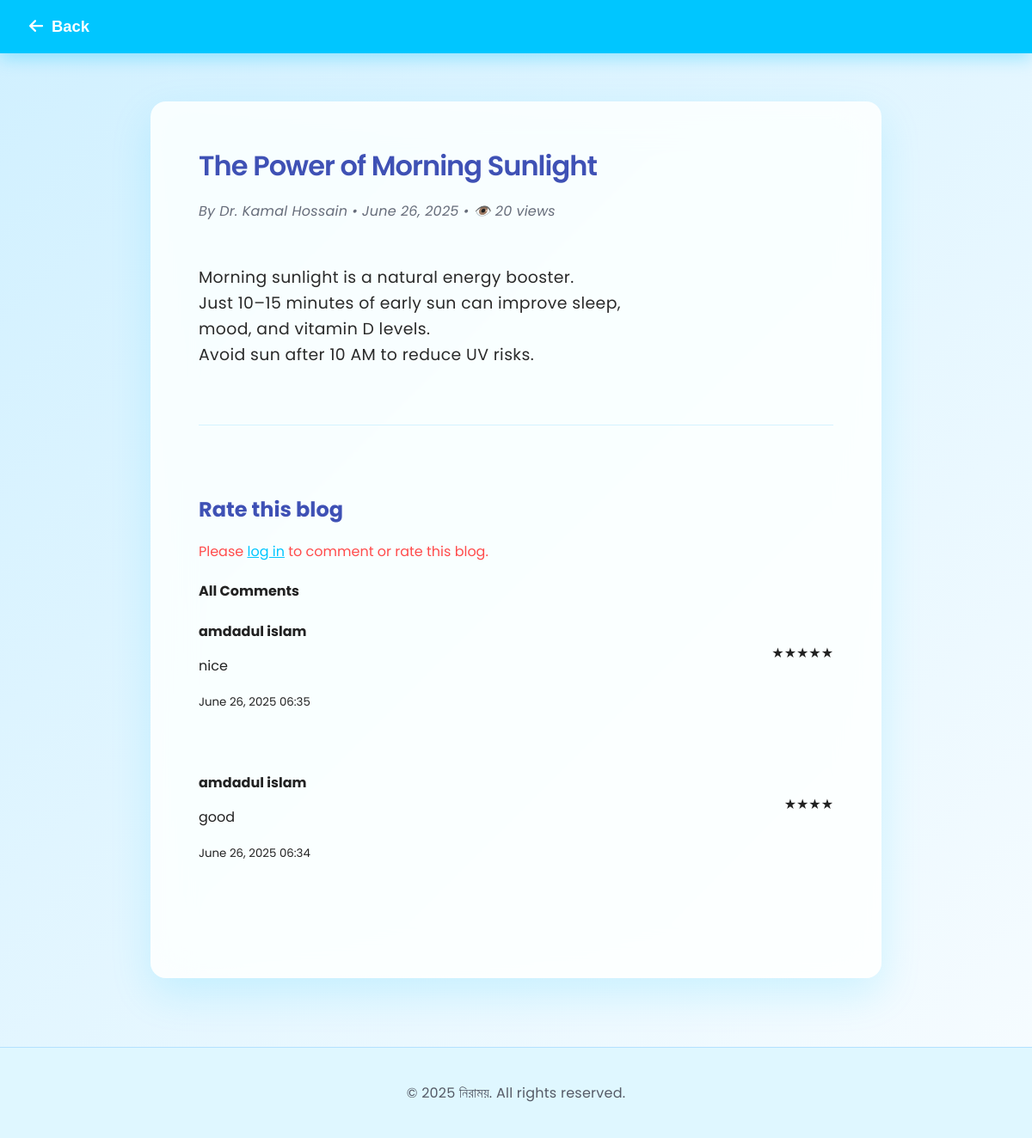
Page /Blogs/viewBlog.php?id=2 on the committed database.
### tables this page shows
CREATE TABLE `blog_posts` (
  `id` int(11) NOT NULL,
  `hospital_id` int(11) NOT NULL,
  `title` varchar(255) NOT NULL,
  `author` varchar(100) DEFAULT NULL,
  `thumbnail_url` varchar(500) DEFAULT NULL,
  `content` longtext NOT NULL,
  `tags` varchar(255) DEFAULT NULL,
  `created_at` timestamp NOT NULL DEFAULT current_timestamp(),
  `updated_at` timestamp NOT NULL DEFAULT current_timestamp() ON UPDATE current_timestamp(),
  `views` int(11) DEFAULT 0
);

CREATE TABLE `blog_ratings` (
  `id` int(11) NOT NULL,
  `blog_id` int(11) NOT NULL,
  `patient_id` int(11) NOT NULL,
  `rating` tinyint(4) NOT NULL CHECK (`rating` between 1 and 5),
  `comment` text DEFAULT NULL,
  `created_at` timestamp NOT NULL DEFAULT current_timestamp()
);

CREATE TABLE `patient_list` (
  `id` int(11) NOT NULL,
  `first_name` varchar(100) NOT NULL,
  `last_name` varchar(100) NOT NULL,
  `email` varchar(150) NOT NULL,
  `phone_no` varchar(20) NOT NULL,
  `password` varchar(255) NOT NULL,
  `gender` enum('Male','Female') NOT NULL
);

### Blogs/viewBlog.php (the view, shortened to what this page needs)
<?php
include "../Connection.php";
$blogId = isset($_GET['id']) ? (int)$_GET['id'] : 0;
$updateViewSql = "UPDATE blog_posts SET views = views + 1 WHERE id = $blogId";
mysqli_query($conn, $updateViewSql);
$sql = "SELECT b.*, h.name AS hospital_name
        FROM blog_posts b
        JOIN hospital_list h ON b.hospital_id = h.id
        WHERE b.id = $blogId";
$result = mysqli_query($conn, $sql);
$blog = mysqli_fetch_assoc($result);
$reviews = mysqli_query($conn, "
    SELECT r.*, p.first_name, p.last_name
    FROM blog_ratings r
    JOIN patient_list p ON r.patient_id = p.id
    WHERE r.blog_id = $blogId
    ORDER BY r.created_at DESC
");
?>
<!DOCTYPE html>
<html lang="en">
<head>
  <link rel="stylesheet" href="viewBlog.css" />
  <link rel="stylesheet" href="https://cdnjs.cloudflare.com/ajax/libs/font-awesome/6.5.0/css/all.min.css" />
</head>
<body>
<header class="minimal-header">
  <button onclick="history.back()" class="back-btn"><i class="fas fa-arrow-left"></i> Back</button>
</header>
<main class="blog-container">
  <div class="blog-content">
    <h2><?php echo htmlspecialchars($blog['title']); ?></h2>
    <p class="blog-meta">
      By <?php echo htmlspecialchars($blog['author'] ?: $blog['hospital_name']); ?> •
      <?php echo date('F j, Y', strtotime($blog['created_at'])); ?> •
      👁️ <?php echo (int)$blog['views']; ?> views
    </p>
    <div class="blog-body">
      <?php echo nl2br(htmlspecialchars($blog['content'])); ?>
    </div>
    <section class="rating-section">
      <h4>Rate this blog</h4>
      <?php if (isset($_SESSION['patient_logged_in']) && $_SESSION['patient_logged_in']): ?>
        <form method="post" class="rating-form">
          <div class="stars">
            <?php for ($i = 5; $i >= 1; $i--): ?>
              <input type="radio" name="rating" id="star<?php echo $i; ?>" value="<?php echo $i; ?>">
              <label for="star<?php echo $i; ?>" title="<?php echo $i; ?> stars"></label>
            <?php endfor; ?>
          </div>
          <div class="comment-section">
            <label for="comment">Leave a comment</label>
            <textarea id="comment" name="comment" placeholder="Write your thoughts here..."></textarea>
          </div>
          <button type="submit">Submit</button>
        </form>
      <?php else: ?>
        <p style="color: #ff4c4c;">
          Please <a href="../login.php" style="color:#00c6ff;">log in</a> to comment or rate this blog.
        </p>
      <?php endif; ?>
    </section>
    <section class="reviews">
      <h4>All Comments</h4>
      <?php if (mysqli_num_rows($reviews) > 0): ?>
        <?php while($r = mysqli_fetch_assoc($reviews)): ?>
          <div class="review" >
            <strong><?php echo htmlspecialchars($r['first_name'] . ' ' . $r['last_name']); ?></strong>
            <span class="stars"><?php echo str_repeat("★", (int)$r['rating']); ?></span>
            <p style="margin-top: -10px;"><?php echo htmlspecialchars($r['comment']); ?></p>
            <small><?php echo date('F j, Y H:i', strtotime($r['created_at'])); ?></small>
          </div>
        <?php endwhile; ?>
      <?php else: ?>
        <p>No reviews yet.</p>
      <?php endif; ?>
    </section>
  </div>
</main>
<footer>
  <p>&copy; 2025 নিরাময়. All rights reserved.</p>
</footer>
</body>
</html>

### Blogs/viewBlog.css (style rules this page uses)
* { box-sizing: border-box; }
body { margin: 0; font-family: 'Poppins', sans-serif; background: linear-gradient(135deg, #d0f0ff 0%, #f7fcff 100%); color: #222; min-height: 100vh; display: flex; flex-direction: column; justify-content: space-between; -webkit-font-smoothing: antialiased; -moz-osx-font-smoothing: grayscale; }
.minimal-header { background: #00c6ff; padding: 14px 24px; display: flex; align-items: center; box-shadow: 0 5px 20px rgb(0 198 255 / 0.35); position: sticky; top: 0; z-index: 999; }
.back-btn { color: white; background: transparent; border: none; font-size: 1.15rem; font-weight: 600; cursor: pointer; display: flex; align-items: center; gap: 10px; transition: color 0.25s ease; padding: 6px 10px; border-radius: 8px; }
.blog-container { max-width: 850px; width: 95%; margin: 3.5rem auto 5rem; background: #ffffffdd; border-radius: 18px; box-shadow: 0 18px 48px rgba(0, 198, 255, 0.15); padding: 3.2rem 3.5rem 4rem; backdrop-filter: saturate(200%) blur(24px); -webkit-backdrop-filter: saturate(200%) blur(24px); transition: box-shadow 0.3s ease; }
h2 { margin: 0 0 0.5rem; font-weight: 600; font-size: 2rem; color: #3f51b5; letter-spacing: -0.03em; user-select: none; }
.blog-meta { font-size: 1rem; color: #666c7a; margin-bottom: 2.6rem; font-style: italic; user-select: none; letter-spacing: 0.015em; }
.blog-body { font-size: 1.18rem; line-height: .8; color: #2a2a2a; white-space: pre-line; letter-spacing: 0.02em; word-break: break-word; }
.rating-section { margin-top: 4.6rem; border-top: 1px solid #d5f3ff; padding-top: 3rem; }
.rating-section h4 { font-weight: 700; color: #3f51b5; font-size: 1.5rem; margin-bottom: 1.2rem; user-select: none; }
.stars { display: flex; flex-direction: row-reverse; justify-content: flex-start; gap: 14px; position: relative; user-select: none; }
footer { text-align: center; padding: 24px 0; font-size: 1rem; color: #555a66; background: #dff7ff; border-top: 1px solid #b3e1ff; margin-top: auto; user-select: none; letter-spacing: 0.015em; }

### rows in the picture
blog_posts: title "The Power of Morning Sunlight", author "Dr. Kamal Hossain", created_at "June 26, 2025", views "20", content "Morning sunlight is a natural energy booster. Just 10–15 minutes of early sun can improve sleep, mood, and vitamin D levels. Avoid sun after 10 AM to reduce UV risks."
blog_ratings: patient.last_name "amdadul islam", rating "★★★★★", comment "nice", created_at "June 26, 2025 06:35"
blog_ratings: patient.last_name "amdadul islam", rating "★★★★", comment "good", created_at "June 26, 2025 06:34"
